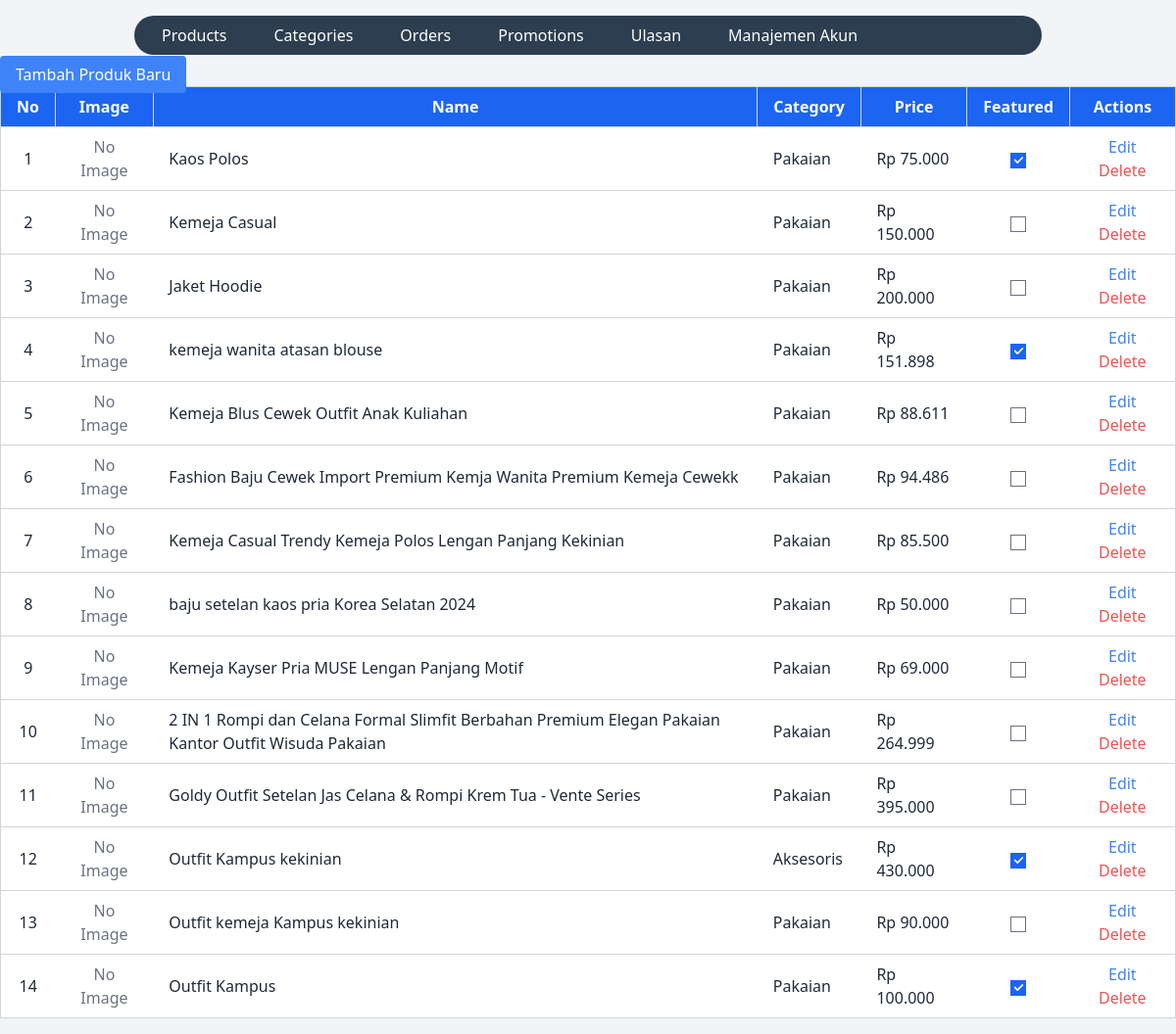
The page /public/index.php on the database its author committed.
### tables this page shows
CREATE TABLE `products` (
  `product_id` int(11) NOT NULL,
  `category_id` int(11) NOT NULL,
  `name` varchar(100) NOT NULL,
  `description` text DEFAULT NULL,
  `price` decimal(10,2) NOT NULL,
  `created_at` timestamp NOT NULL DEFAULT current_timestamp(),
  `image_url` varchar(255) DEFAULT NULL,
  `is_featured` tinyint(1) DEFAULT 0,
  `tags` varchar(255) DEFAULT NULL
);

CREATE TABLE `categories` (
  `category_id` int(11) NOT NULL,
  `parent_category_id` int(11) DEFAULT NULL,
  `name` varchar(50) NOT NULL,
  `description` text DEFAULT NULL,
  `image_url` varchar(255) DEFAULT NULL,
  `is_active` tinyint(1) DEFAULT 1
);

### src/Frontend/product.php (the view, shortened to what this page needs)
<?php
include BASE_PATH . '/backend/connection.php';
include BASE_PATH . '/Frontend/assets/navbar.php';
echo "
<section class='mb-4 pt-16'>
        <a href='?page=formProduct&action=add' class='bg-blue-500 text-white px-4 py-2 rounded hover:bg-blue-600 mb-4'>
            Tambah Produk Baru
        </a>
      ";
$sql = "
    SELECT p.product_id, p.name, p.price, p.image_url, p.is_featured, c.name AS category_name
    FROM products p
    JOIN categories c ON p.category_id = c.category_id
";
$result = $conn->query($sql);
if ($result->num_rows > 0) {
    echo "
    <div class='overflow-x-auto '>
        <table class='min-w-full border-collapse border border-gray-300 shadow-md rounded-lg'>
        <thead class='bg-blue-600 text-white'>
            <tr>
                <th class='px-4 py-2 border border-gray-300'>No</th>
                <th class='px-4 py-2 border border-gray-300'>Image</th>
                <th class='px-4 py-2 border border-gray-300'>Name</th>
                <th class='px-4 py-2 border border-gray-300'>Category</th>
                <th class='px-4 py-2 border border-gray-300'>Price</th>
                <th class='px-4 py-2 border border-gray-300'>Featured</th>
                <th class='px-4 py-2 border border-gray-300'>Actions</th>
            </tr>
        </thead>
        <tbody class='bg-white'>";
    $no = 1;
    while ($row = $result->fetch_assoc()) {
        $featured_checkbox = $row["is_featured"] ? "checked" : "";
        $base_url = "http://" . $_SERVER['HTTP_HOST'] . "/E-Commerce-Project/public/";
        $image_html = $row["image_url"]
            ? "<img src='" . $base_url . $row["image_url"] . "' alt='Product Image'style='max-width: 80px; height: auto;' class='max-w-[80px] h-auto object-cover rounded '>"
            : "<span class='text-gray-500'>No Image</span>";
        echo "
            <tr class='border border-gray-300 hover:bg-gray-100'>
                <td class='px-4 py-2 text-center'>" . $no++ . "</td>
                <td class='px-4 py-2 text-center'>" . $image_html . "</td>
                <td class='px-4 py-2'>" . $row["name"] . "</td>
                <td class='px-4 py-2'>" . $row["category_name"] . "</td>
                <td class='px-4 py-2'>Rp " . number_format($row["price"], 0, ',', '.') . "</td>
                <td class='px-4 py-2 text-center'>
                <input
                    type='checkbox'
                    data-id='" . $row["product_id"] . "'
                    class='featured-checkbox'
                    $featured_checkbox
                    onchange='toggleFeatured(this)'
                >
                </td>
                <td class='px-4 py-2 text-center'>
                    <a href='?page=formProduct&action=edit&id=" . $row["product_id"] . "' class='text-blue-500 hover:underline'>Edit</a>
                    <a href='?page=deleteProductAction&id=" . $row["product_id"] . "' class='text-red-500 hover:underline' onclick='return confirm(\"Yakin ingin menghapus produk ini?\");'>Delete</a>
                </td>
            </tr>";
    }
    echo "
        </tbody>
        </table>
    </div>
    </section>
";
} else {
    echo "<p class='text-gray-600'>Tidak ada data yang ditemukan.</p>";
}
?>

### public/index.php (shortened to what this page needs)
<?php
$page = $_GET['page'] ?? 'products';
?>
<!DOCTYPE html>
<html lang="en">
<head>
    <link href="./../src/output.css" rel="stylesheet">
</head>
<body class="bg-gray-100 text-gray-800 ">
    <?php
    switch ($page) {
        case 'products':
            include BASE_PATH . 'Frontend/product.php';
            break;
    }
    ?>
</body>
</html>

### src/Frontend/assets/navbar.php
<nav class="fixed mt-4 px-4 inset-x-0 z-50 flex max-w-[926px] mx-auto justify-between items-center py-2 rounded-full bg-primary text-white bg-Primary-Colors-4">
    <ul class="flex space-x-6 justify-between">
        <li>
            <a href="?page=products" class="hover:bg-blue-500 px-3 py-2 rounded-md font-medium  self-stretch">Products</a>
        </li>
        <li>
            <a href="?page=categories" class="hover:bg-blue-500 px-3 py-2 rounded-md font-medium  self-stretch">Categories</a>
        </li>
        <li>
            <a href="?page=orders" class="hover:bg-blue-500 px-3 py-2 rounded-md font-medium   self-stretch">Orders</a>
        </li>
        <li>
            <a href="?page=promotions" class="hover:bg-blue-500 px-3 py-2 rounded-md font-medium  self-stretch">Promotions</a>
        </li>
        <li>
            <a href="?page=adminReviews" class="hover:bg-blue-500 px-3 py-2 rounded-md font-medium  self-stretch">Ulasan</a>
        </li>
        <li>
            <a href="?page=adminManagement" class="hover:bg-blue-500 px-3 py-2 rounded-md font-medium self-stretch">Manajemen Akun</a>
        </li>
    </ul>
</nav>

### rows shown on the page
products: shows "No Image", name "Kaos Polos", category.name "Pakaian", price "75.000"
products: shows "No Image", name "Kemeja Casual", category.name "Pakaian", price "150.000"
products: shows "No Image", name "Jaket Hoodie", category.name "Pakaian", price "200.000"
products: shows "No Image", name "kemeja wanita atasan blouse", category.name "Pakaian", price "151.898"
products: shows "No Image", name "Kemeja Blus Cewek Outfit Anak Kuliahan", category.name "Pakaian", price "88.611"
products: shows "No Image", name "Fashion Baju Cewek Import Premium Kemja Wanita Premium Kemeja Cewekk", category.name "Pakaian", price "94.486"
products: shows "No Image", name "Kemeja Casual Trendy Kemeja Polos Lengan Panjang Kekinian", category.name "Pakaian", price "85.500"
products: shows "No Image", name "baju setelan kaos pria Korea Selatan 2024", category.name "Pakaian", price "50.000"
products: shows "No Image", name "Kemeja Kayser Pria MUSE Lengan Panjang Motif", category.name "Pakaian", price "69.000"
products: shows "No Image", name "2 IN 1 Rompi dan Celana Formal Slimfit Berbahan Premium Elegan Pakaian Kantor Outfit Wisuda Pakaian", category.name "Pakaian", price "264.999"
products: shows "No Image", name "Goldy Outfit Setelan Jas Celana & Rompi Krem Tua - Vente Series", category.name "Pakaian", price "395.000"
products: image_url "No Image", name "Outfit Kampus kekinian", category.name "Aksesoris", price "430.000"
products: image_url "No Image", name "Outfit kemeja Kampus kekinian", category.name "Pakaian", price "90.000"
products: image_url "No Image", name "Outfit Kampus", category.name "Pakaian", price "100.000"
